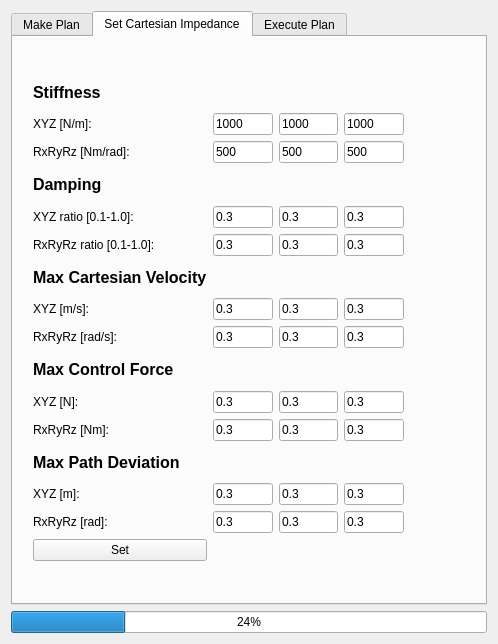
<?xml version="1.0" encoding="UTF-8"?>
<ui version="4.0">
 <class>PathPlanningWidget</class>
 <widget class="QWidget" name="PathPlanningWidget">
  <property name="geometry">
   <rect>
    <x>0</x>
    <y>0</y>
    <width>498</width>
    <height>644</height>
   </rect>
  </property>
  <property name="windowTitle">
   <string>Form</string>
  </property>
  <layout class="QGridLayout" name="gridLayout">
   <item row="1" column="1">
    <widget class="QProgressBar" name="progressBar">
     <property name="value">
      <number>24</number>
     </property>
    </widget>
   </item>
   <item row="0" column="1">
    <widget class="QTabWidget" name="tabWidget">
     <property name="currentIndex">
      <number>1</number>
     </property>
     <widget class="QWidget" name="tab_1">
      <attribute name="title">
       <string>Make Plan</string>
      </attribute>
      <layout class="QGridLayout" name="gridLayout_2">
       <item row="9" column="0">
        <widget class="QPushButton" name="btn_LoadPath">
         <property name="text">
          <string>Load Path</string>
         </property>
        </widget>
       </item>
       <item row="0" column="0">
        <widget class="QLabel" name="label">
         <property name="text">
          <string>Path Way Points</string>
         </property>
        </widget>
       </item>
       <item row="9" column="1">
        <widget class="QPushButton" name="btn_SavePath">
         <property name="text">
          <string>Save Path</string>
         </property>
        </widget>
       </item>
       <item row="9" column="3">
        <widget class="QPushButton" name="btn_ClearAllPoints">
         <property name="text">
          <string>Clear All Points</string>
         </property>
        </widget>
       </item>
       <item row="1" column="0" rowspan="4" colspan="4">
        <widget class="QTreeView" name="treeView">
         <property name="rootIsDecorated">
          <bool>true</bool>
         </property>
         <property name="uniformRowHeights">
          <bool>true</bool>
         </property>
        </widget>
       </item>
       <item row="8" column="2" colspan="2">
        <spacer name="horizontalSpacer">
         <property name="orientation">
          <enum>Qt::Horizontal</enum>
         </property>
         <property name="sizeHint" stdset="0">
          <size>
           <width>40</width>
           <height>20</height>
          </size>
         </property>
        </spacer>
       </item>
       <item row="7" column="3">
        <layout class="QGridLayout" name="gridLayout_3">
         <item row="5" column="0">
          <spacer name="verticalSpacer">
           <property name="orientation">
            <enum>Qt::Vertical</enum>
           </property>
           <property name="sizeHint" stdset="0">
            <size>
             <width>20</width>
             <height>40</height>
            </size>
           </property>
          </spacer>
         </item>
         <item row="7" column="0">
          <widget class="QLineEdit" name="txtPointName"/>
         </item>
         <item row="6" column="0">
          <widget class="QLabel" name="label_3">
           <property name="text">
            <string>Point</string>
           </property>
          </widget>
         </item>
         <item row="10" column="0">
          <spacer name="verticalSpacer_3">
           <property name="orientation">
            <enum>Qt::Vertical</enum>
           </property>
           <property name="sizeHint" stdset="0">
            <size>
             <width>20</width>
             <height>40</height>
            </size>
           </property>
          </spacer>
         </item>
         <item row="11" column="0">
          <spacer name="verticalSpacer_2">
           <property name="orientation">
            <enum>Qt::Vertical</enum>
           </property>
           <property name="sizeHint" stdset="0">
            <size>
             <width>20</width>
             <height>80</height>
            </size>
           </property>
          </spacer>
         </item>
         <item row="8" column="0">
          <widget class="QPushButton" name="btnRemovePoint">
           <property name="text">
            <string>Remove Point</string>
           </property>
          </widget>
         </item>
         <item row="4" column="0">
          <widget class="QComboBox" name="combo_planGroup"/>
         </item>
         <item row="2" column="0">
          <layout class="QVBoxLayout" name="verticalLayout_2"/>
         </item>
         <item row="3" column="0">
          <widget class="QGroupBox" name="groupBox_3">
           <property name="font">
            <font>
             <pointsize>12</pointsize>
             <weight>75</weight>
             <bold>true</bold>
            </font>
           </property>
           <property name="title">
            <string>Planning Group</string>
           </property>
          </widget>
         </item>
        </layout>
       </item>
       <item row="7" column="0" colspan="2">
        <widget class="QGroupBox" name="newPointLayout">
         <property name="autoFillBackground">
          <bool>false</bool>
         </property>
         <property name="styleSheet">
          <string notr="true">background-color: rgb(226, 226, 226)</string>
         </property>
         <layout class="QFormLayout" name="FormLayoutObjectPose_2">
          <property name="fieldGrowthPolicy">
           <enum>QFormLayout::AllNonFixedFieldsGrow</enum>
          </property>
          <item row="0" column="0">
           <widget class="QGroupBox" name="groupBox">
            <property name="font">
             <font>
              <pointsize>12</pointsize>
              <weight>75</weight>
              <bold>true</bold>
             </font>
            </property>
            <property name="title">
             <string>Add New Way-Point</string>
            </property>
           </widget>
          </item>
          <item row="1" column="0" colspan="2">
           <spacer name="verticalSpacer_4">
            <property name="orientation">
             <enum>Qt::Vertical</enum>
            </property>
            <property name="sizeHint" stdset="0">
             <size>
              <width>20</width>
              <height>40</height>
             </size>
            </property>
           </spacer>
          </item>
          <item row="2" column="0">
           <widget class="QLabel" name="label_2">
            <property name="text">
             <string>Set Position/Orientation</string>
            </property>
           </widget>
          </item>
          <item row="5" column="0">
           <widget class="QLabel" name="xLabel">
            <property name="text">
             <string>X (m)</string>
            </property>
           </widget>
          </item>
          <item row="5" column="1">
           <widget class="QLineEdit" name="LineEditX">
            <property name="styleSheet">
             <string notr="true">border-style: outset;
border-width: 2px;
border-color :rgb(48, 48, 48)</string>
            </property>
           </widget>
          </item>
          <item row="7" column="0">
           <widget class="QLabel" name="yLabel">
            <property name="text">
             <string>Y (m)</string>
            </property>
           </widget>
          </item>
          <item row="7" column="1">
           <widget class="QLineEdit" name="LineEditY">
            <property name="styleSheet">
             <string notr="true">border-style: outset;
border-width: 2px;
border-color :rgb(48, 48, 48)</string>
            </property>
           </widget>
          </item>
          <item row="8" column="0">
           <widget class="QLabel" name="zLabel">
            <property name="text">
             <string>Z (m)</string>
            </property>
           </widget>
          </item>
          <item row="8" column="1">
           <widget class="QLineEdit" name="LineEditZ">
            <property name="styleSheet">
             <string notr="true">border-style: outset;
border-width: 2px;
border-color :rgb(48, 48, 48)</string>
            </property>
           </widget>
          </item>
          <item row="9" column="0">
           <widget class="QLabel" name="rxLabel">
            <property name="text">
             <string>Rx (deg)</string>
            </property>
           </widget>
          </item>
          <item row="9" column="1">
           <widget class="QLineEdit" name="LineEditRx">
            <property name="styleSheet">
             <string notr="true">border-style: outset;
border-width: 2px;
border-color :rgb(48, 48, 48)</string>
            </property>
           </widget>
          </item>
          <item row="10" column="0">
           <widget class="QLabel" name="ryLabel">
            <property name="text">
             <string>Ry (deg)</string>
            </property>
           </widget>
          </item>
          <item row="10" column="1">
           <widget class="QLineEdit" name="LineEditRy">
            <property name="styleSheet">
             <string notr="true">border-style: outset;
border-width: 2px;
border-color :rgb(48, 48, 48)</string>
            </property>
           </widget>
          </item>
          <item row="12" column="0">
           <widget class="QLabel" name="rzLabel">
            <property name="text">
             <string>Rz (deg)</string>
            </property>
           </widget>
          </item>
          <item row="12" column="1">
           <widget class="QLineEdit" name="LineEditRz">
            <property name="styleSheet">
             <string notr="true">border-style: outset;
border-width: 2px;
border-color :rgb(48, 48, 48)</string>
            </property>
           </widget>
          </item>
          <item row="13" column="0">
           <widget class="QPushButton" name="btnAddPoint">
            <property name="text">
             <string>Add Point</string>
            </property>
           </widget>
          </item>
         </layout>
        </widget>
       </item>
      </layout>
      <zorder>label</zorder>
      <zorder>treeView</zorder>
      <zorder>btn_LoadPath</zorder>
      <zorder>btn_SavePath</zorder>
      <zorder>newPointLayout</zorder>
      <zorder>btn_ClearAllPoints</zorder>
      <zorder>horizontalSpacer</zorder>
     </widget>
     <widget class="QWidget" name="tab">
      <attribute name="title">
       <string>Set Cartesian Impedance</string>
      </attribute>
      <widget class="QWidget" name="gridLayoutWidget">
       <property name="geometry">
        <rect>
         <x>20</x>
         <y>40</y>
         <width>371</width>
         <height>484</height>
        </rect>
       </property>
       <layout class="QGridLayout" name="gridLayout_4">
        <item row="1" column="1">
         <widget class="QLineEdit" name="lineEdit">
          <property name="text">
           <string>1000</string>
          </property>
         </widget>
        </item>
        <item row="1" column="3">
         <widget class="QLineEdit" name="lineEdit_3">
          <property name="text">
           <string>1000</string>
          </property>
         </widget>
        </item>
        <item row="2" column="1">
         <widget class="QLineEdit" name="lineEdit_4">
          <property name="text">
           <string>500</string>
          </property>
         </widget>
        </item>
        <item row="2" column="2">
         <widget class="QLineEdit" name="lineEdit_5">
          <property name="text">
           <string>500</string>
          </property>
         </widget>
        </item>
        <item row="0" column="0">
         <widget class="QLabel" name="label_12">
          <property name="font">
           <font>
            <pointsize>12</pointsize>
            <weight>75</weight>
            <bold>true</bold>
           </font>
          </property>
          <property name="text">
           <string>Stiffness</string>
          </property>
         </widget>
        </item>
        <item row="1" column="0">
         <widget class="QLabel" name="label_7">
          <property name="text">
           <string>XYZ [N/m]:</string>
          </property>
         </widget>
        </item>
        <item row="2" column="3">
         <widget class="QLineEdit" name="lineEdit_6">
          <property name="text">
           <string>500</string>
          </property>
         </widget>
        </item>
        <item row="1" column="2">
         <widget class="QLineEdit" name="lineEdit_2">
          <property name="text">
           <string>1000</string>
          </property>
         </widget>
        </item>
        <item row="5" column="1">
         <widget class="QLineEdit" name="lineEdit_10">
          <property name="text">
           <string>0.3</string>
          </property>
         </widget>
        </item>
        <item row="3" column="0">
         <widget class="QLabel" name="label_11">
          <property name="font">
           <font>
            <pointsize>12</pointsize>
            <weight>75</weight>
            <bold>true</bold>
           </font>
          </property>
          <property name="text">
           <string>Damping</string>
          </property>
         </widget>
        </item>
        <item row="7" column="1">
         <widget class="QLineEdit" name="lineEdit_16">
          <property name="text">
           <string>0.3</string>
          </property>
         </widget>
        </item>
        <item row="11" column="1">
         <widget class="QLineEdit" name="lineEdit_23">
          <property name="text">
           <string>0.3</string>
          </property>
         </widget>
        </item>
        <item row="14" column="0">
         <widget class="QLabel" name="label_19">
          <property name="text">
           <string>RxRyRz [rad]:</string>
          </property>
         </widget>
        </item>
        <item row="8" column="2">
         <widget class="QLineEdit" name="lineEdit_15">
          <property name="text">
           <string>0.3</string>
          </property>
         </widget>
        </item>
        <item row="13" column="0">
         <widget class="QLabel" name="label_20">
          <property name="text">
           <string>XYZ [m]:</string>
          </property>
         </widget>
        </item>
        <item row="10" column="0">
         <widget class="QLabel" name="label_17">
          <property name="text">
           <string>XYZ [N]:</string>
          </property>
         </widget>
        </item>
        <item row="5" column="0">
         <widget class="QLabel" name="label_10">
          <property name="text">
           <string>RxRyRz ratio [0.1-1.0]: </string>
          </property>
         </widget>
        </item>
        <item row="14" column="3">
         <widget class="QLineEdit" name="lineEdit_30">
          <property name="text">
           <string>0.3</string>
          </property>
         </widget>
        </item>
        <item row="12" column="0">
         <widget class="QLabel" name="label_21">
          <property name="font">
           <font>
            <pointsize>12</pointsize>
            <weight>75</weight>
            <bold>true</bold>
           </font>
          </property>
          <property name="text">
           <string>Max Path Deviation</string>
          </property>
         </widget>
        </item>
        <item row="4" column="3">
         <widget class="QLineEdit" name="lineEdit_9">
          <property name="text">
           <string>0.3</string>
          </property>
         </widget>
        </item>
        <item row="14" column="2">
         <widget class="QLineEdit" name="lineEdit_27">
          <property name="text">
           <string>0.3</string>
          </property>
         </widget>
        </item>
        <item row="5" column="3">
         <widget class="QLineEdit" name="lineEdit_11">
          <property name="text">
           <string>0.3</string>
          </property>
         </widget>
        </item>
        <item row="14" column="1">
         <widget class="QLineEdit" name="lineEdit_29">
          <property name="text">
           <string>0.3</string>
          </property>
         </widget>
        </item>
        <item row="6" column="0">
         <widget class="QLabel" name="label_15">
          <property name="font">
           <font>
            <pointsize>12</pointsize>
            <weight>75</weight>
            <bold>true</bold>
           </font>
          </property>
          <property name="text">
           <string>Max Cartesian Velocity</string>
          </property>
         </widget>
        </item>
        <item row="10" column="2">
         <widget class="QLineEdit" name="lineEdit_19">
          <property name="text">
           <string>0.3</string>
          </property>
         </widget>
        </item>
        <item row="10" column="3">
         <widget class="QLineEdit" name="lineEdit_20">
          <property name="text">
           <string>0.3</string>
          </property>
         </widget>
        </item>
        <item row="11" column="2">
         <widget class="QLineEdit" name="lineEdit_21">
          <property name="text">
           <string>0.3</string>
          </property>
         </widget>
        </item>
        <item row="8" column="1">
         <widget class="QLineEdit" name="lineEdit_17">
          <property name="text">
           <string>0.3</string>
          </property>
         </widget>
        </item>
        <item row="13" column="3">
         <widget class="QLineEdit" name="lineEdit_26">
          <property name="text">
           <string>0.3</string>
          </property>
         </widget>
        </item>
        <item row="9" column="0">
         <widget class="QLabel" name="label_18">
          <property name="font">
           <font>
            <pointsize>12</pointsize>
            <weight>75</weight>
            <bold>true</bold>
           </font>
          </property>
          <property name="text">
           <string>Max Control Force</string>
          </property>
         </widget>
        </item>
        <item row="11" column="3">
         <widget class="QLineEdit" name="lineEdit_24">
          <property name="text">
           <string>0.3</string>
          </property>
         </widget>
        </item>
        <item row="5" column="2">
         <widget class="QLineEdit" name="lineEdit_12">
          <property name="text">
           <string>0.3</string>
          </property>
         </widget>
        </item>
        <item row="8" column="0">
         <widget class="QLabel" name="label_13">
          <property name="text">
           <string>RxRyRz [rad/s]:</string>
          </property>
         </widget>
        </item>
        <item row="4" column="2">
         <widget class="QLineEdit" name="lineEdit_8">
          <property name="text">
           <string>0.3</string>
          </property>
         </widget>
        </item>
        <item row="4" column="0">
         <widget class="QLabel" name="label_9">
          <property name="text">
           <string>XYZ ratio [0.1-1.0]:</string>
          </property>
         </widget>
        </item>
        <item row="7" column="0">
         <widget class="QLabel" name="label_14">
          <property name="text">
           <string>XYZ [m/s]:</string>
          </property>
         </widget>
        </item>
        <item row="10" column="1">
         <widget class="QLineEdit" name="lineEdit_22">
          <property name="text">
           <string>0.3</string>
          </property>
         </widget>
        </item>
        <item row="13" column="1">
         <widget class="QLineEdit" name="lineEdit_28">
          <property name="text">
           <string>0.3</string>
          </property>
         </widget>
        </item>
        <item row="7" column="3">
         <widget class="QLineEdit" name="lineEdit_14">
          <property name="text">
           <string>0.3</string>
          </property>
         </widget>
        </item>
        <item row="7" column="2">
         <widget class="QLineEdit" name="lineEdit_13">
          <property name="text">
           <string>0.3</string>
          </property>
         </widget>
        </item>
        <item row="2" column="0">
         <widget class="QLabel" name="label_8">
          <property name="text">
           <string>RxRyRz [Nm/rad]:</string>
          </property>
         </widget>
        </item>
        <item row="11" column="0">
         <widget class="QLabel" name="label_16">
          <property name="text">
           <string>RxRyRz [Nm]:</string>
          </property>
         </widget>
        </item>
        <item row="8" column="3">
         <widget class="QLineEdit" name="lineEdit_18">
          <property name="text">
           <string>0.3</string>
          </property>
         </widget>
        </item>
        <item row="13" column="2">
         <widget class="QLineEdit" name="lineEdit_25">
          <property name="text">
           <string>0.3</string>
          </property>
         </widget>
        </item>
        <item row="4" column="1">
         <widget class="QLineEdit" name="lineEdit_7">
          <property name="text">
           <string>0.3</string>
          </property>
         </widget>
        </item>
        <item row="15" column="0">
         <widget class="QPushButton" name="pushButton">
          <property name="text">
           <string>Set</string>
          </property>
         </widget>
        </item>
       </layout>
      </widget>
      <zorder>gridLayoutWidget</zorder>
      <zorder>label_19</zorder>
     </widget>
     <widget class="QWidget" name="tab_2">
      <attribute name="title">
       <string>Execute Plan</string>
      </attribute>
      <widget class="QPushButton" name="targetPoint">
       <property name="geometry">
        <rect>
         <x>10</x>
         <y>250</y>
         <width>181</width>
         <height>27</height>
        </rect>
       </property>
       <property name="text">
        <string>Execute Cartesian Path</string>
       </property>
      </widget>
      <widget class="QLabel" name="label_4">
       <property name="geometry">
        <rect>
         <x>10</x>
         <y>16</y>
         <width>141</width>
         <height>31</height>
        </rect>
       </property>
       <property name="text">
        <string>Planning Time(sec):</string>
       </property>
      </widget>
      <widget class="QLineEdit" name="lnEdit_PlanTime">
       <property name="geometry">
        <rect>
         <x>160</x>
         <y>20</y>
         <width>113</width>
         <height>27</height>
        </rect>
       </property>
      </widget>
      <widget class="QCheckBox" name="chk_AllowReplanning">
       <property name="geometry">
        <rect>
         <x>160</x>
         <y>60</y>
         <width>151</width>
         <height>22</height>
        </rect>
       </property>
       <property name="text">
        <string>Allow Replanning</string>
       </property>
      </widget>
      <widget class="QGroupBox" name="groupBox_2">
       <property name="geometry">
        <rect>
         <x>0</x>
         <y>100</y>
         <width>311</width>
         <height>131</height>
        </rect>
       </property>
       <property name="font">
        <font>
         <pointsize>12</pointsize>
         <weight>75</weight>
         <italic>false</italic>
         <bold>true</bold>
        </font>
       </property>
       <property name="styleSheet">
        <string notr="true">background-color: rgb(226, 226, 226)</string>
       </property>
       <property name="title">
        <string>Cartesian Path Parameters</string>
       </property>
       <widget class="QLabel" name="label_5">
        <property name="geometry">
         <rect>
          <x>10</x>
          <y>20</y>
          <width>101</width>
          <height>31</height>
         </rect>
        </property>
        <property name="text">
         <string>Step size (m) :</string>
        </property>
       </widget>
       <widget class="QLineEdit" name="lnEdit_StepSize">
        <property name="geometry">
         <rect>
          <x>160</x>
          <y>30</y>
          <width>113</width>
          <height>27</height>
         </rect>
        </property>
        <property name="styleSheet">
         <string notr="true">border-style: outset;
border-width: 2px;
border-color :rgb(48, 48, 48)</string>
        </property>
       </widget>
       <widget class="QLineEdit" name="lnEdit_JmpThresh">
        <property name="geometry">
         <rect>
          <x>160</x>
          <y>60</y>
          <width>113</width>
          <height>27</height>
         </rect>
        </property>
        <property name="styleSheet">
         <string notr="true">border-style: outset;
border-width: 2px;
border-color :rgb(48, 48, 48)</string>
        </property>
        <property name="text">
         <string/>
        </property>
       </widget>
       <widget class="QLabel" name="label_6">
        <property name="geometry">
         <rect>
          <x>10</x>
          <y>60</y>
          <width>141</width>
          <height>31</height>
         </rect>
        </property>
        <property name="text">
         <string>Jump Threshold (m) :</string>
        </property>
       </widget>
       <widget class="QCheckBox" name="chk_AvoidColl">
        <property name="geometry">
         <rect>
          <x>156</x>
          <y>100</y>
          <width>131</width>
          <height>22</height>
         </rect>
        </property>
        <property name="text">
         <string>Avoid Collisions</string>
        </property>
       </widget>
      </widget>
      <widget class="QLabel" name="lbl_cartPathCompleted">
       <property name="geometry">
        <rect>
         <x>10</x>
         <y>290</y>
         <width>461</width>
         <height>41</height>
        </rect>
       </property>
       <property name="font">
        <font>
         <pointsize>12</pointsize>
         <weight>75</weight>
         <italic>true</italic>
         <bold>true</bold>
        </font>
       </property>
       <property name="text">
        <string/>
       </property>
      </widget>
      <widget class="QPushButton" name="btn_moveToHome">
       <property name="geometry">
        <rect>
         <x>200</x>
         <y>250</y>
         <width>181</width>
         <height>27</height>
        </rect>
       </property>
       <property name="text">
        <string>Move to Home</string>
       </property>
      </widget>
     </widget>
    </widget>
   </item>
  </layout>
 </widget>
 <resources/>
 <connections/>
</ui>
